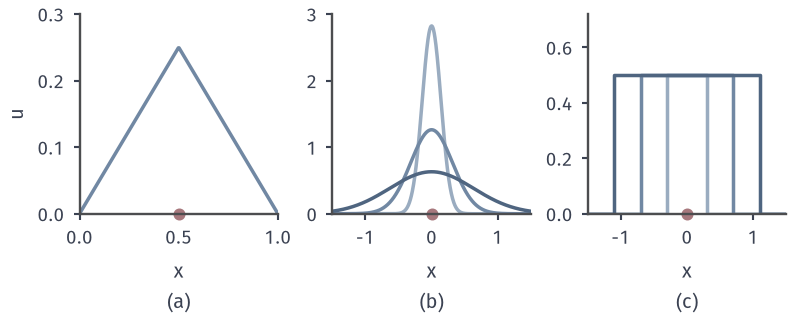

Source code (Python):
from pathlib import Path
import sys
ROOT = next(p for p in Path(__file__).resolve().parents if (p/'build.sh').is_file() and (p/'tex/book.tex').is_file())
sys.path.insert(0, str(ROOT/'figures/06-differential-equations/02-partial-differential-equations/matplotlib/pdeprob-common'))
from pdeprob_common import *
# Target: response to a unit point stimulus for Poisson, heat and wave equations.
fig, axs = figure(width_mm=112, height_mm=46, ncols=3)
ax=axs[0]; style(ax); X=np.linspace(0,1,300)
ax.plot(X,np.minimum(X,1-X)/2,color=BLUE,lw=1.4); ax.plot([.5],[0],'o',ms=3.8,color=RED,clip_on=False)
ax.set_xlim(0,1); ax.set_ylim(0,.3); ax.set_xticks([0,.5,1]); ax.set_ylabel('$u$'); sub(ax,'a','$x$')
ax=axs[1]; style(ax); X=np.linspace(-1.5,1.5,800)
for t,c in zip((.01,.05,.2),SHADES[1:]): ax.plot(X,np.exp(-X**2/(4*t))/np.sqrt(4*np.pi*t),color=c,lw=1.4)
ax.plot([0],[0],'o',ms=3.8,color=RED,clip_on=False); ax.set_xlim(-1.5,1.5); ax.set_ylim(0,3); sub(ax,'b','$x$')
ax=axs[2]; style(ax)
for t,c in zip((.3,.7,1.1),SHADES[1:]):
    ax.plot([-1.5,-t,-t,t,t,1.5],[0,0,.5,.5,0,0],color=c,lw=1.4)
ax.plot([0],[0],'o',ms=3.8,color=RED,clip_on=False); ax.set_xlim(-1.5,1.5); ax.set_ylim(0,.72); sub(ax,'c','$x$')
save(fig, Path(__file__).resolve().parent, 'figure', {'formula':'min(x,1-x)/2; heat kernel t=.01,.05,.2; wave box 1/2 |x|<t, t=.3,.7,1.1'})
